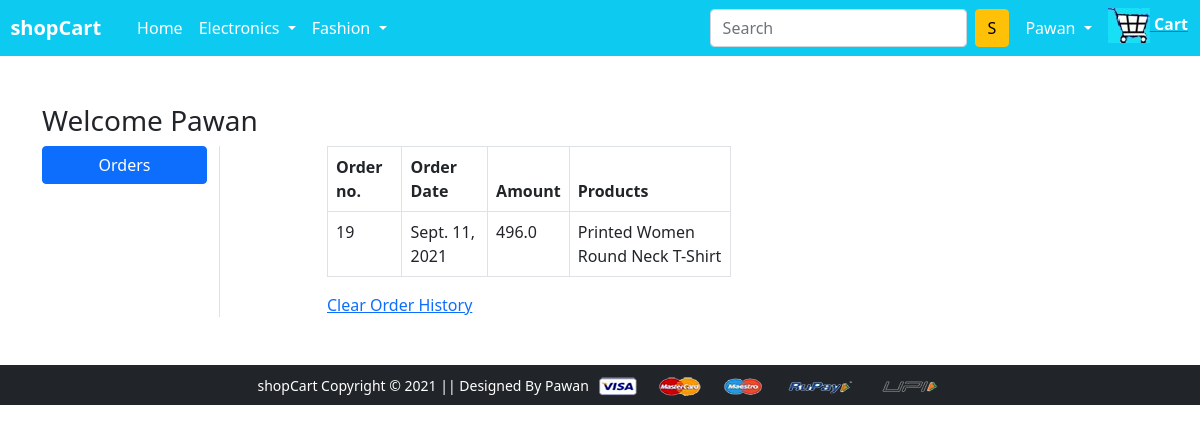
Screenshot of /orders/ (signed in) with the database file from the repository.
### app/models.py (models this page shows, shortened)
class Order(models.Model):
    order_date = models.DateField()
    user = models.ForeignKey(UserInfo, on_delete=CASCADE)
    amount = models.FloatField(default=100)
    order_details = models.CharField(max_length=400)
    class Meta:
        db_table = "Order"

### app/views.py (the view)
# urls.py: path('orders/', views.orders),
def orders(request):
    ele = Electronics.objects.all()
    fashion = Fashion.objects.all()
    user = UserInfo.objects.get(username = request.session["uname"])
    orderdetail = Order.objects.filter(user = user)
    return render(request, 'orders.html',{"ele":ele, "fashion":fashion, "orderdetail":orderdetail})

### app/templates/orders.html (shortened to what this page needs)
{% extends 'base.html' %}
{% load static %}
{% block main-content %}
<div class="container my-5">
  <div class="row">
    <h3>Welcome Pawan</h3>
    <div class="col-sm-2 border-end">
      <ul class="list-unstyled">
        <li class="d-grid"><a href="/orders" class="btn btn-primary">Orders</a></li>
      </ul>
    </div>
    <div class="col-sm-9 offset-sm-1">
      <div class="row">
        <div class="col-sm-6">
          <table class="table table-bordered">
            <thead>
              <tr>
                <th>Order no.</th>
                <th>Order Date</th>
                <th>Amount</th>
                <th>Products</th>
              </tr>
            </thead>
            {% for detail in orderdetail %}
            <tbody>
              <tr>
                <td>{{detail.id}}</td>
                <td>{{detail.order_date}}</td>
                <td>{{detail.amount}}</td>
                <td>{{detail.order_details}}</td>
              </tr>
            </tbody>
            {% endfor %}
          </table>
          <a href="\orderhistory">Clear Order History</a>
        </div>
      </div>
    </div>
  </div>
</div>
{% endblock main-content %}

### rows the page displays
Order: id "19", order_date "Sept. 11, 2021", amount "496.0", order_details "Printed Women Round Neck T-Shirt"

### other values shown
{{ request.session.uname }} "Pawan"
